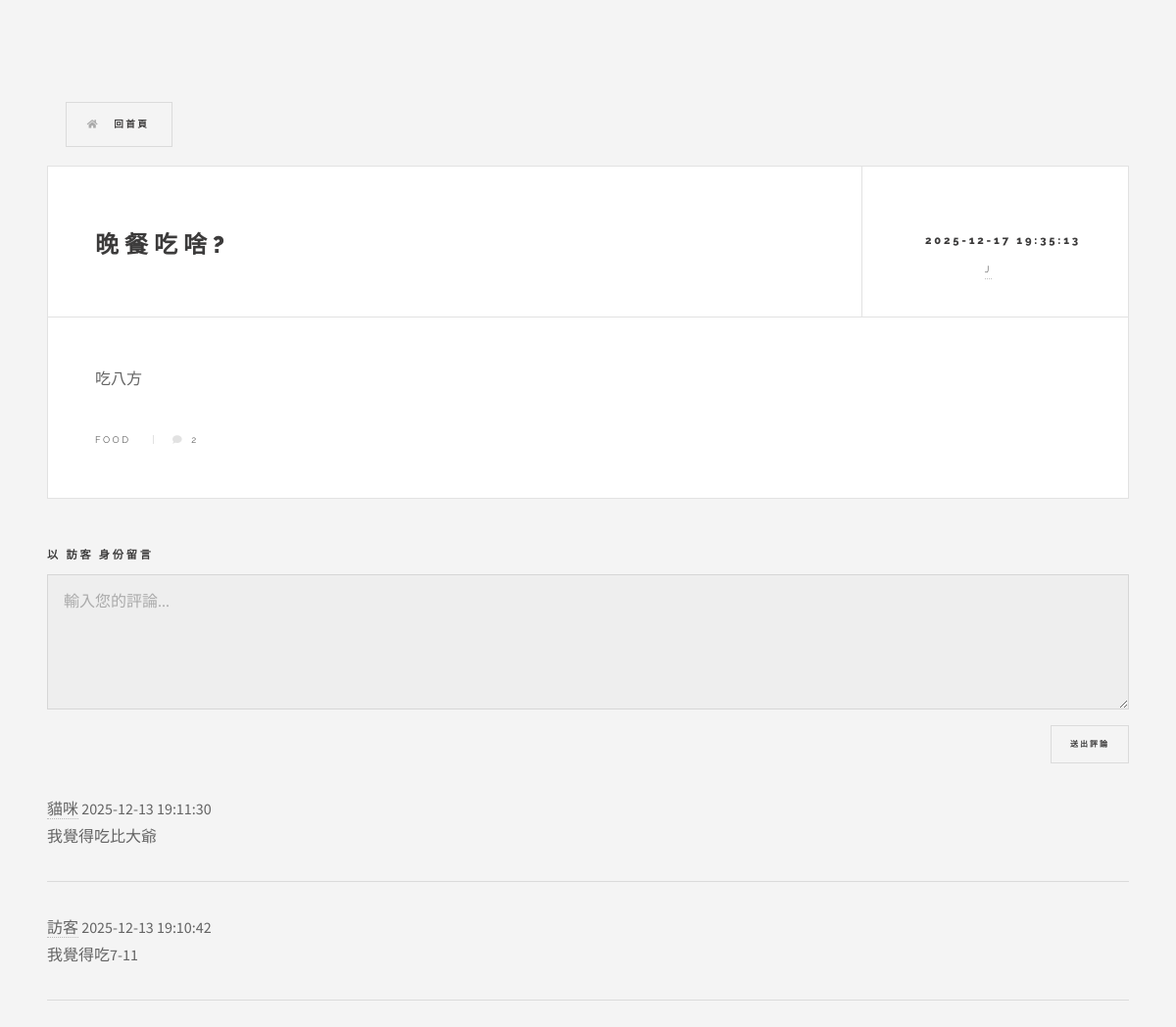
The app's page /single?article_id=8 with its own data.
### tables this page shows
CREATE TABLE data (id INTEGER PRIMARY KEY, title TEXT NOT NULL, content TEXT NOT NULL, author TEXT NOT NULL, time TEXT NOT NULL, category TEXT NOT NULL);

CREATE TABLE comment (content TEXT NOT NULL, data_id INTEGER REFERENCES data (id) NOT NULL, author TEXT NOT NULL, content_id INTEGER PRIMARY KEY, time TEXT NOT NULL);

### main.py (the view)
@app.route('/single')
def single_posts():
    article_id = request.args.get('article_id')
    article = get_article_by_id(article_id)
    comments = get_comments_by_article_id(article_id)
    current_username = session.get('username')
    return render_template('single.html', article=article,username=current_username,comments=comments)

### main.py (called while the page is built)
def get_article_by_id(article_id):
    conn = sqlite3.connect(DB_PATH)
    cursor = conn.cursor()
    query = 'SELECT id, title, content, author, time, category FROM data WHERE id = ?'
    cursor.execute(query, (article_id,))
    article = cursor.fetchone()
    conn.close()
    return article

def get_comments_by_article_id(article_id):
    conn = sqlite3.connect(DB_PATH)
    cursor = conn.cursor()
    query = """SELECT content_id, author, content, time FROM comment WHERE data_id = ? ORDER BY time DESC"""
    cursor.execute(query, (article_id,))
    comments = cursor.fetchall()
    conn.close()
    return comments

### templates/single.html (shortened to what this page needs)
<!DOCTYPE HTML>
<html>
	<head>
		<link rel="stylesheet" href="{{ url_for('static', filename='assets/css/main.css') }}" />
	</head>
	<body class="single is-preload">
		<div id="wrapper">
			<a href="{{ url_for('index') }}" class="button primary icon solid fa-home" style="margin-bottom: 2em; margin-left: 2em; display: inline-block;">
        	回首頁
    		</a>
				<div id="main">
        			{% if article %}
					<article class="post">
            			<header>
                			<div class="title">
                    			<h2 class="article-content">{{ article[1] }}</h2>
                			</div>
                			<div class="meta">
                    			<time class="published" datetime="{{ article[4] }}">{{ article[4] }}</time>
                    			<a href="{{ url_for('author_posts', author_name=article[3]) }}" class="author"><span class="name">{{ article[3] }}</span></a>
                			</div>
            			</header>
            			<p class="article-content">{{ article[2] | safe }}</p>
            			<footer>
                			<ul class="stats">
                    			<li>{{ article[5] }}</li>
                    			<li><a href="#" class="icon solid fa-comment">{{ comments | length if comments else 0 }}</a></li>
                			</ul>
            			</footer>
        			</article>
        			{% else %}
        			<p>找不到該文章或文章 ID 錯誤。</p>
        			{% endif %}
    			</div>
				<div class="comment-section">
    				{% if username %}
					<form method="POST" action="{{ url_for('post_comment', article_id=article[0]) }}">
						<h4>以 {{ username }} 身份留言</h4>
						<textarea name="comment_content" rows="4" placeholder="輸入您的評論..." required></textarea>
							<div class="form-actions">
								<button type="submit" class="button special small">送出評論</button>
							</div>
					</form>
    				{% else %}
					<form method="POST" action="{{ url_for('post_comment', article_id=article[0]) }}">
						<h4>以 訪客 身份留言</h4>
						<textarea name="comment_content" rows="4" placeholder="輸入您的評論..." required></textarea>
							<div class="form-actions">
								<button type="submit" class="button special small">送出評論</button>
							</div>
					</form>
    				{% endif %}
    				{% if comments %}
        			{% for comment in comments %}
        			<article class="comment-box">
            			<header>
                			<div class="meta">
                    		<span class="author-name">
                        		<a href="{{ url_for('author_posts', author_name=comment[1]) }}">{{ comment[1] }}</a>
                    		</span>
                    			<time class="published">{{ comment[3] }}</time>
                			</div>
            			</header>
            			<p>{{ comment[2] }}</p>
        			</article>
        			<hr> {% endfor %}
    				{% else %}
        			<p>目前沒有評論。快來搶第一個留言吧！</p>
    				{% endif %}
				</div>
	</body>
</html>

### records on screen
data: title "晚餐吃啥?", time "2025-12-17 19:35:13", author "J", content "吃八方", category "FOOD"
comment: author "貓咪", time "2025-12-13 19:11:30", content "我覺得吃比大爺"
comment: author "訪客", time "2025-12-13 19:10:42", content "我覺得吃7-11"

### other values on screen
{{ comments | length if comments else 0 }} "2"
